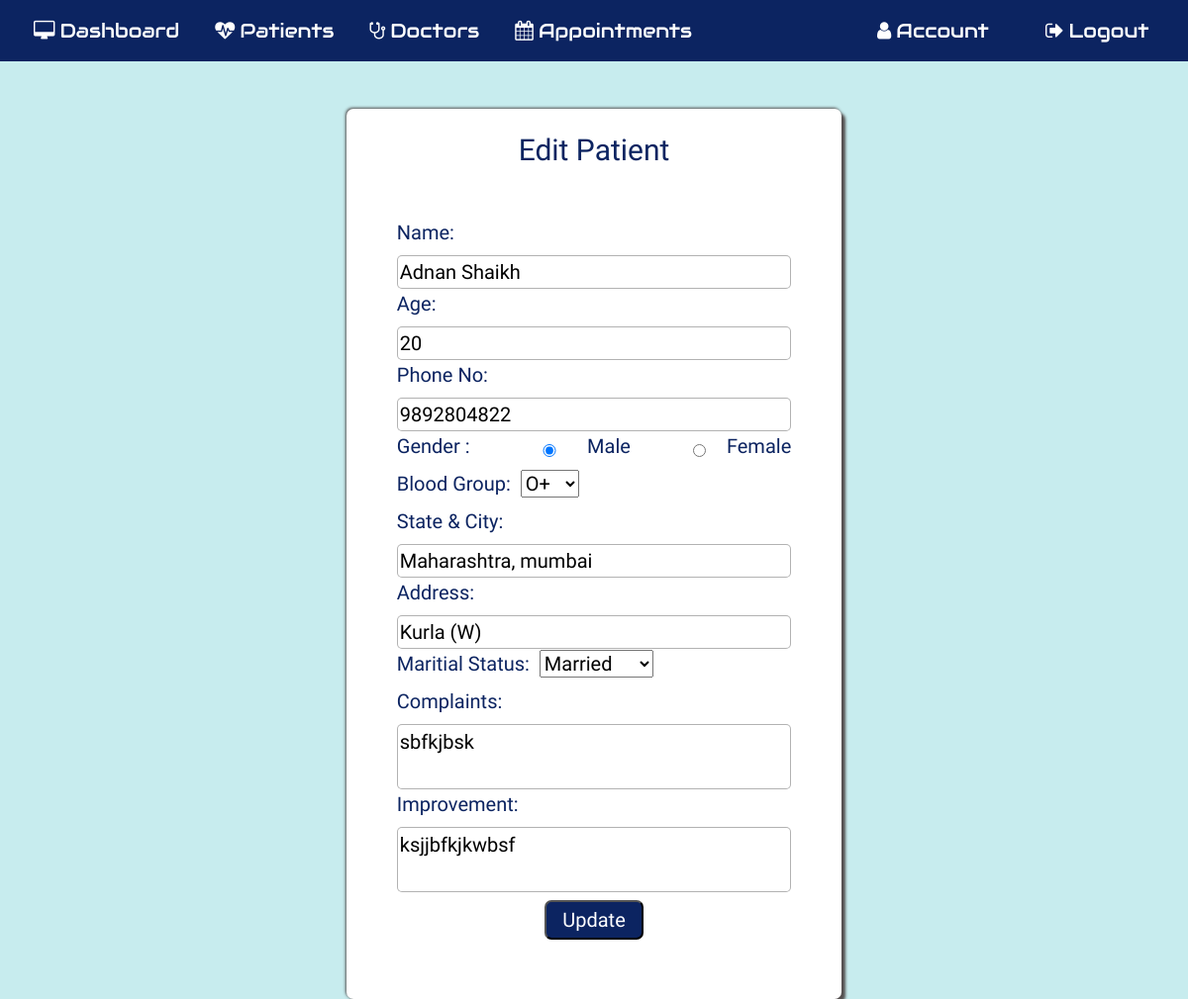
Screenshot of /editpatientdetail/2 (signed in) with the database file from the repository.
### application/routes.py (models this page shows, shortened)
class Patient(db.Model):
  __tablename__ = 'Patient'
  id = db.Column(db.Integer, primary_key=True)
  pname = db.Column(db.String(20))
  age= db.Column(db.String(20))
  phone=db.Column(db.String(20))
  gender=db.Column(db.String(10))
  bgroup=db.Column(db.String(5))
  state=db.Column(db.String(15))
  address=db.Column(db.String(100))
  mstatus=db.Column(db.String(10))
  complaint=db.Column(db.String(5000))
  improvement=db.Column(db.String(5000))
  medicine_suggested=db.Column(db.String(5000))
  pat_image = db.Column(db.String(20), nullable=False, default='default.jpg')

### application/routes.py (the view, shortened to what this page needs)
@app.route('/editpatientdetail/<id>', methods=['GET', 'POST'])
def editpatientdetail(id):
  if 'username' in session:
    editpat = Patient.query.filter_by( id = id )
    return render_template('editpatientdetail.html', editpat = editpat)

### application/templates/editpatientdetail.html (shortened to what this page needs)
{% extends "layout.html" %} {% include "includes/nav.html" %} {% block content
%}
<section id="addpatient">
  <div class="form-editpat form-style">
    <h1 class="mt-4">Edit Patient</h1>
    {% for edit in editpat %}
    <form action="" method="POST">
      <div class="inner-form">
      <div class="form-input">
        <label for="npname">Name:&nbsp;</label>
        <input type="text" class="text1" id="pname" name="npname" required value="{{ edit.pname }}" />
      </div>
      <div class="form-input">
        <label for="nage">Age:&nbsp;</label>
        <input
          type="number"
          class="text1"
          id="age"
          maxlength="3"
          min="0"
          name="nage"
          value="{{ edit.age }}"
          required
        />
      </div>
      <div class="form-input">
        <label for="nphone">Phone No:&nbsp;</label>
        <input
          type="number"
          class="text1"
          id="age"
          maxlength="12"
          min="10"
          name="nphone"
          value="{{ edit.phone }}"
          required
        />
      </div>
      <div class="form-input gender">
        <label for="ngender">Gender :</label>
        <div class="radio">
          <input type="radio" value="male" name="ngender" checked><label>Male</label>
        </div>
        <div class="radio">
          <input type="radio" value="female" name="ngender"><label>Female</label>
        </div>
      </div>
      <div class="form-input">
        <label for="nbgroup">Blood Group:&nbsp;</label>
        <select id="bgroup" class="text1" name="nbgroup">
          <option value="O+">O+</option>
        </select>
      </div>
      <div class="form-input">
        <label for="nstate">State & City:&nbsp;</label>
        <input type="text" id="state" class="text1" name="nstate" value="{{ edit.state }}">
      </div>
      <div class="form-input">
        <label for="naddress">Address:&nbsp;</label>
        <input type="text" id="address" class="text1" name="naddress" value="{{ edit.address }}">
      </div>
      <div class="form-input">
        <label for="nmstatus">Maritial Status:&nbsp;</label>
        <select id="mstatus" class="text1" name="nmstatus">
          <option value="Married">Married</option>
        </select>
      </div>
      <div class="form-input">
        <label for="ncomplaint">Complaints:&nbsp;</label>
        <textarea class="text1" name="ncomplaint" id="complaint">{{ edit.complaint}}</textarea>
      </div>
      <div class="form-input">
        <label for="nimprovement">Improvement:&nbsp;</label>
        <textarea class="text1" name="nimprovement" id="improvement">{{ edit.improvement}}</textarea>
      </div>
      <div class="form-input btn-submit">
        <button class="button mt-2" type="submit">Update</button>
      </div>
    </form>
    {% endfor %}
  </div></div>
</section>
{% endblock %}

### application/static/main.css (style rules this page uses)
body { background: #c7ecee; width: 100vw; background-size: cover; background-position: center; font-family: "Dosis", sans-serif; }

### application/static/newpatient.css (style rules this page uses)
#addpatient { display: flex; flex-direction: column; align-items: center; }
.form-editpat { height: 900px; width: 500px; margin-top: 4%; }
.form-editpat h1 { margin-bottom: 8% !important; font-size: 30px; }
.gender { display: flex; justify-content: space-between; }
.radio { display: flex; align-items: center; justify-content: flex-start; width: 120px; }
.btn-submit { display: flex; justify-content: center; }
.btn-submit button { background: #0c2461; color: white; height: 40px; width: 100px; border-radius: 7px; }

### application/static/patrcd.css (style rules this page uses)
body { counter-reset: Serial; }

### application/static/commonstyle.css (style rules this page uses)
h1, h2, h3 { color: #0c2461; }
label { color: #0c2461; }
textarea { vertical-align: top; width: 100%; border: 1px solid rgba(0, 0, 0, 0.3); border-radius: 5px; resize: none; }
input { width: 100%; border: 1px solid rgba(0, 0, 0, 0.3); border-radius: 5px; }
.form-style { font-size: 20px; color: #0c2461; display: flex; flex-direction: column; align-items: center; background: white; border-radius: 7px; box-shadow: 4px 4px 3px rgb(83, 78, 78), -1px -1px 3px rgb(83, 78, 78); }
.inner-form { display: flex; flex-direction: column; align-items: flex-start; justify-content: space-between; margin-top: 10px; }
.form-input { width: 100%; }

### rows the page displays
Patient: npname "Adnan Shaikh", nage "20", nphone "9892804822", nstate "Maharashtra, mumbai", naddress "Kurla (W)", ncomplaint "sbfkjbsk", nimprovement "ksjjbfkjkwbsf"
